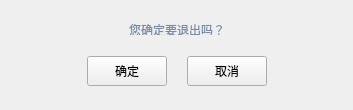
<?xml version="1.0" encoding="UTF-8"?>
<ui version="4.0">
 <class>OperTipExitContentWgt</class>
 <widget class="QWidget" name="OperTipExitContentWgt">
  <property name="geometry">
   <rect>
    <x>0</x>
    <y>0</y>
    <width>353</width>
    <height>110</height>
   </rect>
  </property>
  <property name="minimumSize">
   <size>
    <width>353</width>
    <height>0</height>
   </size>
  </property>
  <property name="maximumSize">
   <size>
    <width>353</width>
    <height>16777215</height>
   </size>
  </property>
  <property name="windowTitle">
   <string>Form</string>
  </property>
  <layout class="QVBoxLayout" name="verticalLayout">
   <property name="spacing">
    <number>0</number>
   </property>
   <property name="leftMargin">
    <number>0</number>
   </property>
   <property name="topMargin">
    <number>0</number>
   </property>
   <property name="rightMargin">
    <number>0</number>
   </property>
   <property name="bottomMargin">
    <number>0</number>
   </property>
   <item>
    <spacer name="verticalSpacer_2">
     <property name="orientation">
      <enum>Qt::Vertical</enum>
     </property>
     <property name="sizeType">
      <enum>QSizePolicy::Fixed</enum>
     </property>
     <property name="sizeHint" stdset="0">
      <size>
       <width>20</width>
       <height>20</height>
      </size>
     </property>
    </spacer>
   </item>
   <item>
    <layout class="QHBoxLayout" name="horizontalLayout">
     <property name="spacing">
      <number>0</number>
     </property>
     <item>
      <spacer name="horizontalSpacer">
       <property name="orientation">
        <enum>Qt::Horizontal</enum>
       </property>
       <property name="sizeHint" stdset="0">
        <size>
         <width>40</width>
         <height>10</height>
        </size>
       </property>
      </spacer>
     </item>
     <item>
      <widget class="QLabel" name="OperTipLinkFailDetail">
       <property name="minimumSize">
        <size>
         <width>0</width>
         <height>14</height>
        </size>
       </property>
       <property name="maximumSize">
        <size>
         <width>16777215</width>
         <height>14</height>
        </size>
       </property>
       <property name="styleSheet">
        <string notr="true">font-size:12px;
font-family:&quot;Microsoft YaHei&quot;;
color:rgb(121, 140, 167);</string>
       </property>
       <property name="text">
        <string>&lt;html&gt;&lt;head/&gt;&lt;body&gt;&lt;p&gt;您确定要退出吗？&lt;/p&gt;&lt;/body&gt;&lt;/html&gt;</string>
       </property>
       <property name="alignment">
        <set>Qt::AlignCenter</set>
       </property>
      </widget>
     </item>
     <item>
      <spacer name="horizontalSpacer_2">
       <property name="orientation">
        <enum>Qt::Horizontal</enum>
       </property>
       <property name="sizeHint" stdset="0">
        <size>
         <width>40</width>
         <height>10</height>
        </size>
       </property>
      </spacer>
     </item>
    </layout>
   </item>
   <item>
    <spacer name="verticalSpacer_3">
     <property name="orientation">
      <enum>Qt::Vertical</enum>
     </property>
     <property name="sizeType">
      <enum>QSizePolicy::Fixed</enum>
     </property>
     <property name="sizeHint" stdset="0">
      <size>
       <width>17</width>
       <height>20</height>
      </size>
     </property>
    </spacer>
   </item>
   <item>
    <layout class="QHBoxLayout" name="horizontalLayout_5">
     <property name="spacing">
      <number>0</number>
     </property>
     <item>
      <spacer name="horizontalSpacer_12">
       <property name="orientation">
        <enum>Qt::Horizontal</enum>
       </property>
       <property name="sizeHint" stdset="0">
        <size>
         <width>40</width>
         <height>20</height>
        </size>
       </property>
      </spacer>
     </item>
     <item>
      <widget class="QPushButton" name="OperTipOkBtn">
       <property name="minimumSize">
        <size>
         <width>80</width>
         <height>30</height>
        </size>
       </property>
       <property name="maximumSize">
        <size>
         <width>80</width>
         <height>30</height>
        </size>
       </property>
       <property name="text">
        <string>确定</string>
       </property>
      </widget>
     </item>
     <item>
      <spacer name="horizontalSpacer_13">
       <property name="orientation">
        <enum>Qt::Horizontal</enum>
       </property>
       <property name="sizeType">
        <enum>QSizePolicy::Fixed</enum>
       </property>
       <property name="sizeHint" stdset="0">
        <size>
         <width>20</width>
         <height>20</height>
        </size>
       </property>
      </spacer>
     </item>
     <item>
      <widget class="QPushButton" name="OperTipCancelBtn">
       <property name="minimumSize">
        <size>
         <width>80</width>
         <height>30</height>
        </size>
       </property>
       <property name="maximumSize">
        <size>
         <width>80</width>
         <height>30</height>
        </size>
       </property>
       <property name="text">
        <string>取消</string>
       </property>
      </widget>
     </item>
     <item>
      <spacer name="horizontalSpacer_14">
       <property name="orientation">
        <enum>Qt::Horizontal</enum>
       </property>
       <property name="sizeHint" stdset="0">
        <size>
         <width>40</width>
         <height>20</height>
        </size>
       </property>
      </spacer>
     </item>
    </layout>
   </item>
   <item>
    <spacer name="verticalSpacer">
     <property name="orientation">
      <enum>Qt::Vertical</enum>
     </property>
     <property name="sizeType">
      <enum>QSizePolicy::Fixed</enum>
     </property>
     <property name="sizeHint" stdset="0">
      <size>
       <width>20</width>
       <height>22</height>
      </size>
     </property>
    </spacer>
   </item>
  </layout>
 </widget>
 <resources/>
 <connections/>
</ui>
